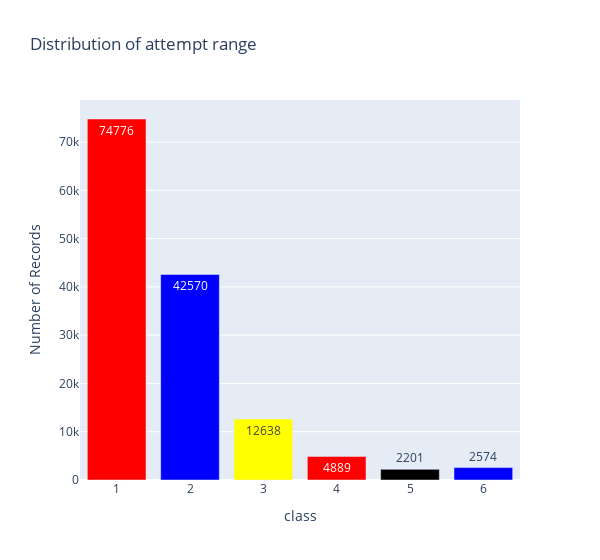

Notebook source saved alongside this figure:
### Code cell
layout = dict(title = "Distribution of attempt range",
          xaxis = dict(title = 'class', showticklabels=True), 
          yaxis = dict(title = 'Number of Records'),
          hovermode = 'closest',width=600
         )
fig = dict(data=data, layout=layout)
iplot(fig, filename='class')

### Figure 1 — Plotly figure (JSON) as saved in the notebook; plotly's stock layout.template omitted (floating-point values rounded to 4 significant figures)
{"data": [{"marker": {"color": ["Red", "Blue", "Yellow", "red", "blue"]}, "name": "Distribution of data for different attempt ranges", "text": [74776, 42570, 12638, 4889, 2574, 2201], "type": "bar", "x": [1, 2, 3, 4, 6, 5], "y": [74776, 42570, 12638, 4889, 2574, 2201]}], "layout": {"hovermode": "closest", "title": {"text": "Distribution of attempt range"}, "width": 600, "xaxis": {"showticklabels": true, "title": {"text": "class"}}, "yaxis": {"title": {"text": "Number of Records"}}}}
